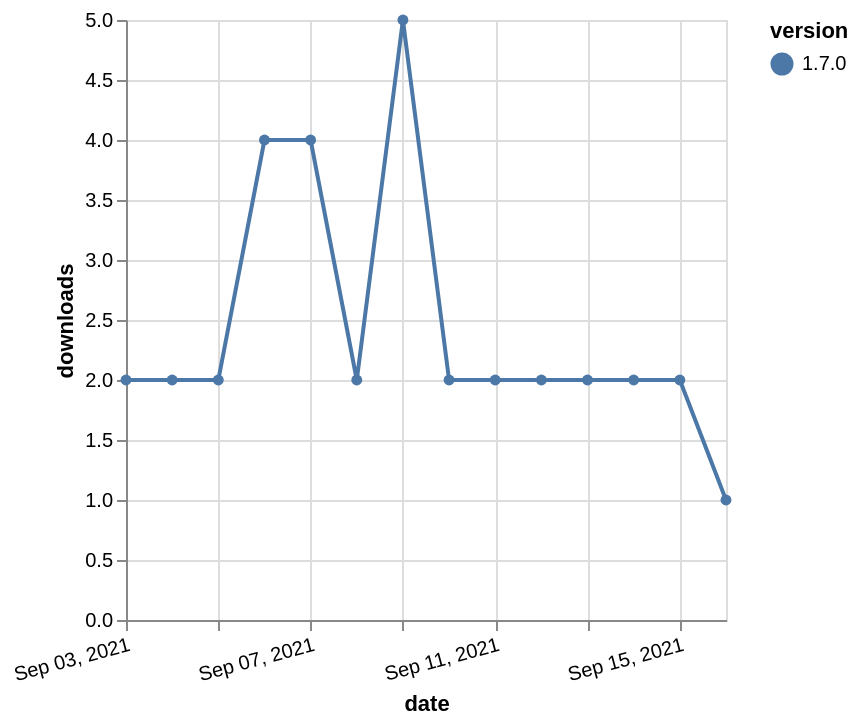

The specification (Vega-Lite) saved for this image:
### Vega-Lite specification from a JSON file in a GitHub repository (floating-point values rounded to 4 significant figures)
{"$schema": "https://vega.github.io/schema/vega-lite/v5.json", "description": "A simple bar chart with embedded data.", "data": {"values": [{"date": "2021-09-03", "total": 3158, "delta": 2, "version": "1.7.0"}, {"date": "2021-09-04", "total": 3160, "delta": 2, "version": "1.7.0"}, {"date": "2021-09-05", "total": 3162, "delta": 2, "version": "1.7.0"}, {"date": "2021-09-06", "total": 3166, "delta": 4, "version": "1.7.0"}, {"date": "2021-09-07", "total": 3170, "delta": 4, "version": "1.7.0"}, {"date": "2021-09-08", "total": 3172, "delta": 2, "version": "1.7.0"}, {"date": "2021-09-09", "total": 3177, "delta": 5, "version": "1.7.0"}, {"date": "2021-09-10", "total": 3179, "delta": 2, "version": "1.7.0"}, {"date": "2021-09-11", "total": 3181, "delta": 2, "version": "1.7.0"}, {"date": "2021-09-12", "total": 3183, "delta": 2, "version": "1.7.0"}, {"date": "2021-09-13", "total": 3185, "delta": 2, "version": "1.7.0"}, {"date": "2021-09-14", "total": 3187, "delta": 2, "version": "1.7.0"}, {"date": "2021-09-15", "total": 3189, "delta": 2, "version": "1.7.0"}, {"date": "2021-09-16", "total": 3190, "delta": 1, "version": "1.7.0"}]}, "width": "container", "mark": {"type": "line", "point": {"filled": true}}, "encoding": {"x": {"field": "date", "type": "temporal", "timeUnit": "yearmonthdate", "title": "date", "axis": {"labelAngle": -15}}, "y": {"field": "delta", "type": "quantitative", "title": "downloads"}, "color": {"field": "version", "type": "nominal"}, "tooltip": {"field": "delta"}}}
